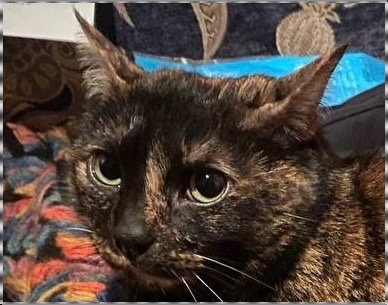
#> input picture MakhovMA/lab1/output.jpg, 388 x 305 px
$ python script.py --image ../../MakhovMA/lab1/output.jpg --video scr/flare.jpg
#> lines starting #> are read from the running program, lines starting #| are printed output that depends on the picture; after the words box and inside, x2 and y2 are one past the last pixel; in counts of white or black regions, pixels touching at a corner belong together
import argparse
import sys
import cv2 as cv
import numpy as np


def cli_argument_parser():
    parser = argparse.ArgumentParser()
    parser.add_argument('-m', '--mode',
                        help='Mode (\'image\', \'video\', \'imgproc\', \'filters\')',
                        type=str,
                        dest='mode',
                        default='image')
    parser.add_argument('-i', '--image',
                        help='Path to an image',
                        type=str,
                        dest='image_path')
    parser.add_argument('-o', '--output',
                        help='Output image name',
                        type=str,
                        dest='output_image',
                        default='output.jpg')
    parser.add_argument('-v', '--video',
                        help='Path to a video file',
                        type=str,
                        dest='video_path')
    parser.add_argument('-f', '--filter',
                        help='Filter type (\'resize\', \'sepia\', \'vignette\', \'pixelate\', \'simple_frame\', \'fancy_frame\', \'lens_flare\', \'watercolor\')',
                        type=str,
                        dest='filter_type')
    parser.add_argument('--width',
                        help='Target width for resize',
                        type=int,
                        default=800)
    parser.add_argument('--height',
                        help='Target height for resize',
                        type=int,
                        default=600)
    parser.add_argument('--radius',
                        help='Radius for vignette',
                        type=float,
                        default=200.0)
    parser.add_argument('--frame_width',
                        help='Frame width for simple frame',
                        type=int,
                        default=20)
    parser.add_argument('--frame_color',
                        help='Frame color in BGR format (comma separated)',
                        type=str,
                        default='255,255,255')
    parser.add_argument('--frame_number',
                        help='Frame type (\'1\', \'2\', \'3\')',
                        type=str,
                        default='255,255,255')

    args = parser.parse_args()
    return args


# 1. Разрешение
# [43 lines left out: functions resize_image, apply_sepia, apply_vignette, not called in this run]


# 4. Пикселизация
# Глобальные переменные для обработки мыши
rect_start = None
rect_end = None
drawing = False


# [194 lines left out: functions draw_rectangle, mode_pixelate, pixelate_region, add_simple_frame, add_fancy_frame, add_flare and 3 more, not called in this run]


def highgui_image_samples(image_path, output_image):
#> called with image_path = '../../MakhovMA/lab1/output.jpg', output_image = 'output.jpg'
    if image_path is None:
        raise ValueError('Empty path to the image')

    image = cv.imread(image_path)
#> image is the input picture: shape (305, 388, 3); mean B, G, R 62.7, 70.1, 81.7
    height, width, nchannels = image.shape
#> height = 305; width = 388; nchannels = 3

    cv.line(image, (0, 0), (width - 1, height - 1), (0, 255, 0), 5)
    cv.rectangle(image, (379, 216), (584, 423), (255, 0, 0), 5)
    cv.circle(image, (279, 292), 100, (0, 0, 255), 5)
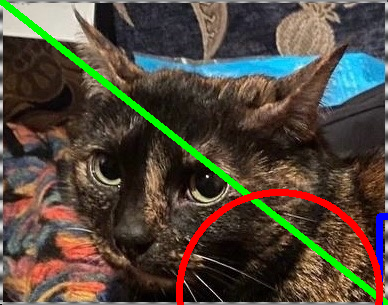
#> image: shape (305, 388, 3); mean B, G, R 60.9, 73.7, 82.4
    cv.putText(image, 'APPLE', (384, 235), cv.FONT_HERSHEY_COMPLEX,
               0.5, (255, 0, 0), 1, cv.LINE_AA)
#> image: shape (305, 388, 3); 0.02% of pixels changed, all inside (x1, y1, x2, y2) = (384, 227, 388, 237)

    roi_x = 238
    roi_y = 238
    roi_width = roi_height = 100
    image_roi = image[roi_x:roi_x + roi_width, roi_y:roi_y + roi_height]
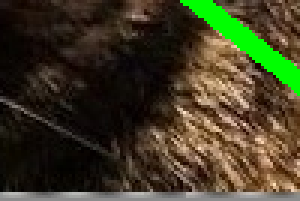
#> image_roi: shape (67, 100, 3) (shown 3 times larger); mean B, G, R 35.3, 59.6, 63.1
    image_roi_gray = np.zeros((roi_height, roi_width), np.uint8)
    cv.cvtColor(image_roi, cv.COLOR_BGR2GRAY, image_roi_gray)
#> (the run stopped early here; a loop or call above may not have finished)
